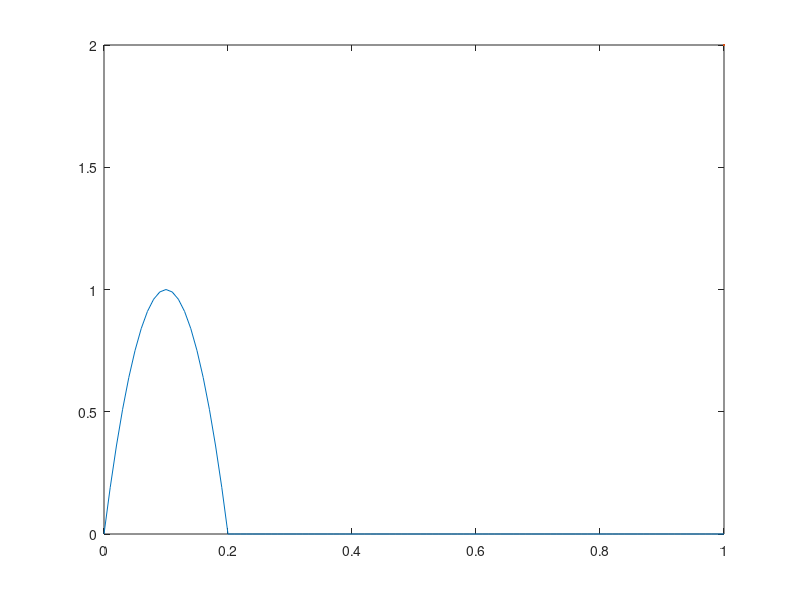

MATLAB code to generate this figure: (Note: this script raises an error after producing the figure.)
%% 1.c
clc,clear,close

% Constants
u = 0.08;
alpha = 0.0001;
L = 1;

% Step size
deltax = 0.01;
deltat = 0.05;

t_max = 8; % Max time

x = (0:deltax:L);
t = (0:deltat:t_max+2*deltat);

% Solution vector
T = zeros(length(t),length(x));

% IC
for i = 1:length(x)
    if x(i) <= 0.2 
        T(1,i) = 1 - (10.*x(i)-1).^2;
    end
end

% BC
T(:,1) = 0;
T(:,end) = 0;

% Figure
hf = figure();
hp = plot(x,T(1,:),LineWidth=2);
ht = text(0.1,1, '', Interpreter='latex');
ylim([-.1 1.1])
title('Crank-Nicholson implicit scheme')
xlabel('x')


% Coeffcients
C1 = (u*deltat) / (4*deltax);
C2 = (alpha*deltat) / (2*deltax^2);


% Express B matrix [ -(C2+C1) (1+2*C2) -(C2-C1) ]
B = eye(length(x)-2,length(x)-2);
B(B==1) = (1+2*C2);
for i = 1:length(x)-2%**(t)
    if i ~= length(x)-2
        B(i,i+1) = -(C2-C1);
    end
    if i > 1
        B(i,i-1) = -(C2+C1);
    end
end

% Initialize b vector
b = zeros(length(x)-2,1);%****(x)
% BC
b(1) = (1-2*C2)*T(1,1) + (C2-C1)*T(1,2);
b(end) = (C2+C1)*T(1,end-1) + (1-2*C2)*T(1,end);




% Solve the system
for it = 2:length(t)-2


    for ix = 2:length(x)-2
         % Update b vector
         b(ix) = (C2+C1)*T(it-1,ix-1) + (1-2*C2)*T(it-1,ix) + (C2-C1)*T(it-1,ix+1);
    end

    
    % Solution
    T(it,(2:end-1)) = B\b;


    % Plot
    hp.YData = T(it,:);
    ht.String = ['t = ' num2str(t(it)) ' s'];
    pause(0.01)
    
    if i == length(t)
         hp.YData = U(nt,:);
        ht.String = ['t = ' num2str(t(nt)) ' s'];
    end

end


print('HW3_1c_figure', '-depsc');  
